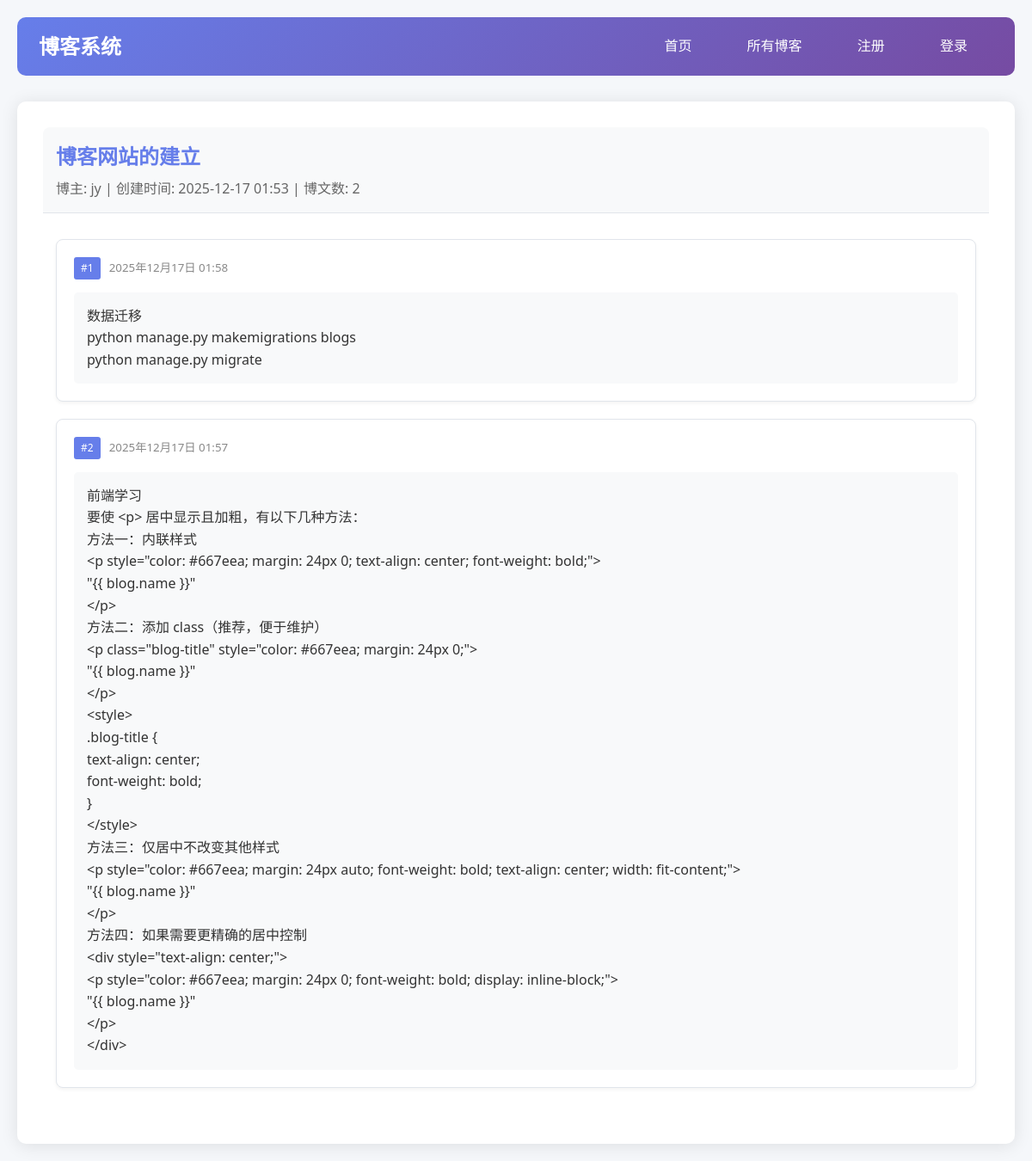
Page /blogs/11/ on the committed database.
### blogs/models.py (models this page shows, shortened)
class Blog(models.Model):
    name=models.CharField(max_length=25)
    date_added=models.DateTimeField(auto_now_add=True)
    owner=models.ForeignKey(User,on_delete=models.CASCADE)

class Post(models.Model):
    blog=models.ForeignKey(Blog,on_delete=models.CASCADE)
    text=models.TextField()
    date_added=models.DateTimeField(auto_now_add=True)

### blogs/views.py (the view)
# urls.py: path('blogs/<int:blog_id>/',views.blog,name='blog'),
def blog(request,blog_id):
    blog=Blog.objects.get(id=blog_id)
    posts=blog.post_set.order_by('-date_added')
    context={'blog':blog,'posts':posts}
    return render(request,'blogs/blog.html',context)

### blogs/templates/blogs/blog.html (shortened to what this page needs)
{% extends 'blogs/base.html' %}
{% block content %}
    <div class="card-header" style="display: flex; justify-content: space-between; align-items: center;">
        <div>
            <h2 style="color: #667eea;">{{ blog.name }}</h2>
            <p style="color: #666; margin-top: 5px;">
                博主: {{ blog.owner.username }} |
                创建时间: {{ blog.date_added|date:"Y-m-d H:i" }} |
                博文数: {{ posts|length }}
            </p>
        </div>
    </div>
    <div class="card-body">
        {% if posts %}
            {% for post in posts %}
                <div class="card" style="margin-bottom: 20px;">
                    <div style="display: flex; justify-content: space-between; align-items: center; margin-bottom: 15px;">
                        <div style="display: flex; align-items: center; gap: 10px;">
                            <span style="font-size: 12px; background: #667eea; color: white; padding: 3px 8px; border-radius: 3px;">
                                #{{ forloop.counter }}
                            </span>
                            <small style="color: #888;">{{ post.date_added|date:'Y年m月d日 H:i' }}</small>
                        </div>
                    </div>
                    <div style="padding: 15px; background: #f8f9fa; border-radius: 5px;">
                        <p style="white-space: pre-wrap; line-height: 1.8; color: #333;">{{ post.text|linebreaks }}</p>
                    </div>
                </div>
            {% endfor %}
        {% endif %}
    </div>
{% endblock content %}

### blogs/templates/blogs/base.html (style rules this page uses)
* { margin: 0; padding: 0; box-sizing: border-box; font-family: 'Segoe UI', 'Microsoft YaHei', sans-serif; }
body { background-color: #f5f7fa; color: #333; line-height: 1.6; padding: 20px; max-width: 1200px; margin: 0 auto; }
.card { border: 1px solid #e1e5eb; border-radius: 8px; margin: 15px 0; padding: 20px; background: #fff; box-shadow: 0 2px 4px rgba(0,0,0,0.05); transition: transform 0.3s; }
.card-header { background: #f8f9fa; padding: 15px; border-bottom: 1px solid #e1e5eb; border-radius: 8px 8px 0 0; }
.card-body { padding: 15px; }

### rows in the picture
Blog: name "博客网站的建立", owner.username "jy", date_added "2025-12-17 01:53"
Post: date_added "2025年12月17日 01:58", text "数据迁移 python manage.py makemigrations blogs python manage.py migrate"
Post: date_added "2025年12月17日 01:57", text "前端学习 要使 <p> 居中显示且加粗，有以下几种方法： 方法一：内联样式 <p style=\"color: #667eea; margin: 24px 0; text-align: center; font-weight: bold;\"> \"{{ blog.name }}\" </p> 方法二：添加 class（推荐，便于维护） <p class=\"blog-title\" style=\"color: #667eea; margin: 24px 0;\"> \"{{ blog.name }}\" </p> <style> .blog-title { text-align: center; font-weight: bold; } </style> 方法三：仅居中不改变其他样式 <p style=\"color: #667eea; margin: 24px auto; font-weight: bold; text-align: center; width: fit-content;\"> \"{{ blog.name }}\" </p> 方法四：如果需要更精确的居中控制 <div style=\"text-align: center;\"> <p style=\"color: #667eea; margin: 24px 0; font-weight: bold; display: inline-block;\"> \"{{ blog.name }}\" </p> </div>"

### other values in the picture
{{ posts|length }} "2"
